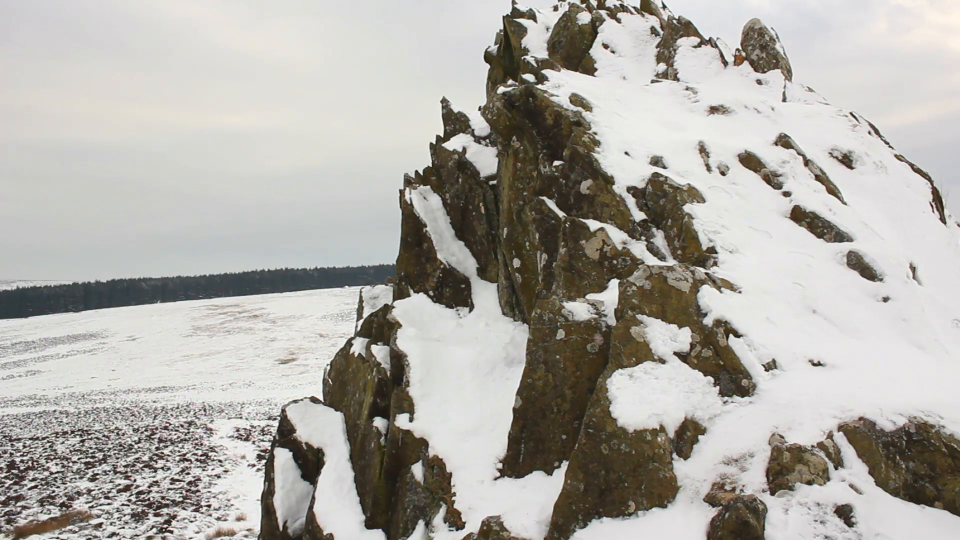
%> input picture Examples/outcrop.png, 1920 x 1080 px (shown at 1/2 size)
$ octave superpix_segment.m   (GNU Octave 9; MATLAB toolbox functions it lacks are replaced by stand-ins)
%> lines starting %> are read from the running program, lines starting %| are printed output that depends on the picture
### Code/heatscatter.m
function outfile = heatscatter(X, Y, outpath, outname, numbins, markersize, marker, plot_colorbar, plot_lsf, xlab, ylab, title)

%%%%%%%%%%%%%%%%%%%%%%%%%%%%%%%%%%%%%%%%%%%%%%%%%%%%%%%%%%%%%%%%%%%%%%%%%%%%%%%%%%%%%%%%%%%%%%%%%%%%%%%%
%% heatscatter(X, Y, outpath, outname, numbins, markersize, marker, plot_colorbar, plot_lsf, xlab, ylab, title)
% mandatory:
%            X                  [x,1] array containing variable X
%            Y                  [y,1] array containing variable Y
%            outpath            path where the output-file should be saved.
%                                leave blank for current working directory
%            outname            name of the output-file. if outname contains
%                                filetype (e.g. png), this type will be used.
%                                Otherwise, a pdf-file will be generated
% optional:
%            numbins            [double], default 50
%                                number if bins used for the
%                                heat3-calculation, thus the coloring
%            markersize         [double], default 10
%                                size of the marker used in the scatter-plot
%            marker             [char], default 'o'
%                                type of the marker used in the scatter-plot
%            plot_colorbar      [double], boolean 0/1, default 1
%                                set whether the colorbar should be plotted
%                                or not
%            plot_lsf           [double], boolean 0/1, default 1
%                                set whether the least-square-fit line
%                                should be plotted or not (together with
%                                the correlation/p-value of the data
%            xlab               [char], default ''
%                                lable for the x-axis
%            ylab               [char], default ''
%                                lable for the y-axis
%            title              [char], default ''
%                                title of the figure
%%%%%%%%%%%%%%%%%%%%%%%%%%%%%%%%%%%%%%%%%%%%%%%%%%%%%%%%%%%%%%%%%%%%%%%%%%%%%%%%%%%%%%%%%%%%%%%%%%%%%%%%


    %%%% mandatory
    if ~exist('X','var') || isempty(X)
        error('Param X is mandatory! --> EXIT!');
    end
    if ~exist('Y','var') || isempty(Y)
        error('Param Y is mandatory! --> EXIT!');
    end
    if ~exist('outpath','var')
        error('Param outpath is mandatory! --> EXIT!');
    end
    if ~exist('outname','var') || isempty(outname)
        error('Param outname is mandatory! --> EXIT!');
    end

    %%%% optional
    if ~exist('numbins','var') || isempty(numbins)
        numbins = 50;
    else
        % force number, not char input
        numbins = str2double(numbins);
    end
    if ~exist('markersize','var') || isempty(markersize)
        markersize = 10;
    else
        % force number, not char input
        markersize = str2double(markersize);
    end
    if ~exist('marker','var') || isempty(marker)
        marker = 'o';
    end
    if ~exist('plot_colorbar','var') || isempty(plot_colorbar)
        plot_colorbar = 1;
    end
    if ~exist('plot_lsf','var') || isempty(plot_lsf)
        plot_lsf = 1;
    end
    if ~exist('xlab','var') || isempty(xlab)
        xlab = '';
    end
    if ~exist('ylab','var') || isempty(ylab)
        ylab = '';
    end
    if ~exist('title','var') || isempty(title)
        title = '';
    end

    [values, centers] = hist3([X Y], [numbins numbins]);

    centers_X = centers{1,1};
    centers_Y = centers{1,2};

    binsize_X = abs(centers_X(2) - centers_X(1)) / 2;
    binsize_Y = abs(centers_Y(2) - centers_Y(1)) / 2;
    bins_X = zeros(numbins, 2);
    bins_Y = zeros(numbins, 2);

    for i = 1:numbins
        bins_X(i, 1) = centers_X(i) - binsize_X;
        bins_X(i, 2) = centers_X(i) + binsize_X;
        bins_Y(i, 1) = centers_Y(i) - binsize_Y;
        bins_Y(i, 2) = centers_Y(i) + binsize_Y;
    end

    scatter_COL = zeros(length(X), 1);

    onepercent = round(length(X) / 100);

    fprintf('Generating colormap...\n');

    for i = 1:length(X)

        if (mod(i,onepercent) == 0)
            fprintf('.');
        end

        last_lower_X = NaN;
        last_higher_X = NaN;
        id_X = NaN;

        c_X = X(i);
        last_lower_X = find(c_X >= bins_X(:,1));
        if (~isempty(last_lower_X))
            last_lower_X = last_lower_X(end);
        else
            last_higher_X = find(c_X <= bins_X(:,2));
            if (~isempty(last_higher_X))
                last_higher_X = last_higher_X(1);
            end
        end
        if (~isnan(last_lower_X))
            id_X = last_lower_X;
        else
            if (~isnan(last_higher_X))
                id_X = last_higher_X;
            end
        end

        last_lower_Y = NaN;
        last_higher_Y = NaN;
        id_Y = NaN;

        c_Y = Y(i);
        last_lower_Y = find(c_Y >= bins_Y(:,1));
        if (~isempty(last_lower_Y))
            last_lower_Y = last_lower_Y(end);
        else
            last_higher_Y = find(c_Y <= bins_Y(:,2));
            if (~isempty(last_higher_Y))
                last_higher_Y = last_higher_Y(1);
            end
        end
        if (~isnan(last_lower_Y))
            id_Y = last_lower_Y;
        else
            if (~isnan(last_higher_Y))
                id_Y = last_higher_Y;
            end
        end

        scatter_COL(i) = values(id_X, id_Y);

    end

    fprintf(' Done!\n');

    fprintf('Plotting...');

    f = figure();
    scatter(X, Y, markersize, scatter_COL, marker);

    if (plot_colorbar)
        colorbar;
    end

    if (plot_lsf)
        [r,p] = corr(X, Y);
        str = {sprintf('corr: %.3f', r), sprintf('pval: %d', p)};
        l = lsline;
        set(l, 'Color', 'k');
        annotation('textbox', [0.14 0.80 0.1 0.1], 'String', str, 'EdgeColor', 'none');
    end

    if (~isempty(xlab))
        xlabel(xlab);
    end
    if (~isempty(ylab))
        ylabel(ylab);
    end
    if (~isempty(title))
        title(title);
    end


    [p,n,r] = fileparts(outname);
    if (isempty(r))
        r = '.pdf';
    end
    outname = strcat(p,n,r);
    outfile = fullfile(outpath, outname);
    %saveas(f, outfile);
    fprintf(' Done!\n');

end

### Code/superpix_segment.m
%%_________________________________________________________________________
%% Multi-channel Superpixel Segmentation & user-guided k-means Clustering
%%_________________________________________________________________________
% for 3-channel images

% V.T. Bickel, September 2017 & January 2019
% valentin.bickel@erdw.ethz.ch
% ETH Zurich / MPS Goettingen

% MIT License
% Copyright (c) 2019 Valentin Tertius Bickel

% Please refer to this routine as:
% Bickel, V.T.
% "Multi-channel Superpixel Segmentation & user-guided k-means Clustering. 2019.

clear
clc

%% Read channels & Inputs
img = im2double(imread('outcrop.png'));
disp('Segmenting with:')
sup_pix = 2000 % number of used super-pixels, ADAPT MANUALLY!

%% Segmentation with Superpixels

img3chan = img(:,:,[1 2 3]);
[L2,NumLabels] = superpixels(img3chan,sup_pix); % careful with superpixels !!!
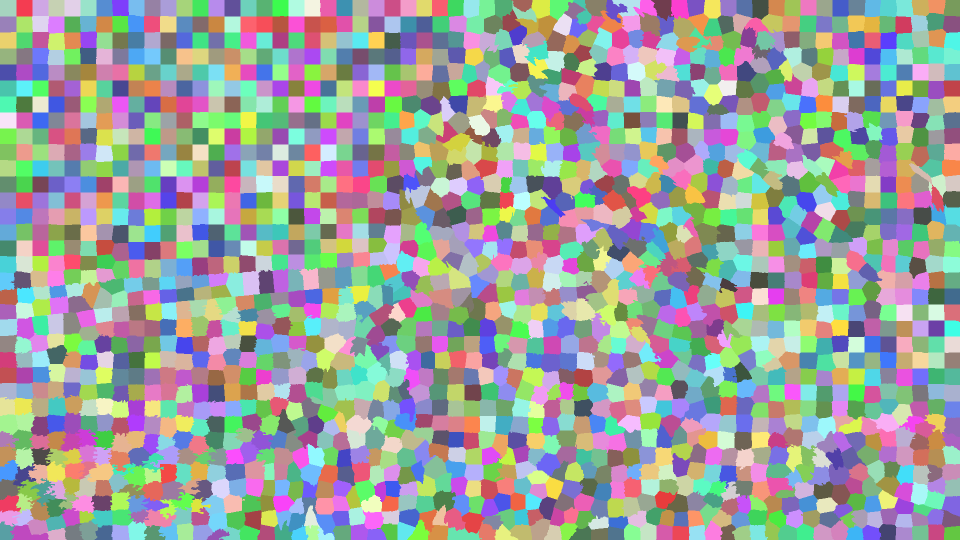
%> L2: size 1080x1920 double (shown at 1/2 size); 2036 distinct labels, from 1 to 2036; one colour per label, 0 black
%> NumLabels = 2036
L = mod(L2,256);
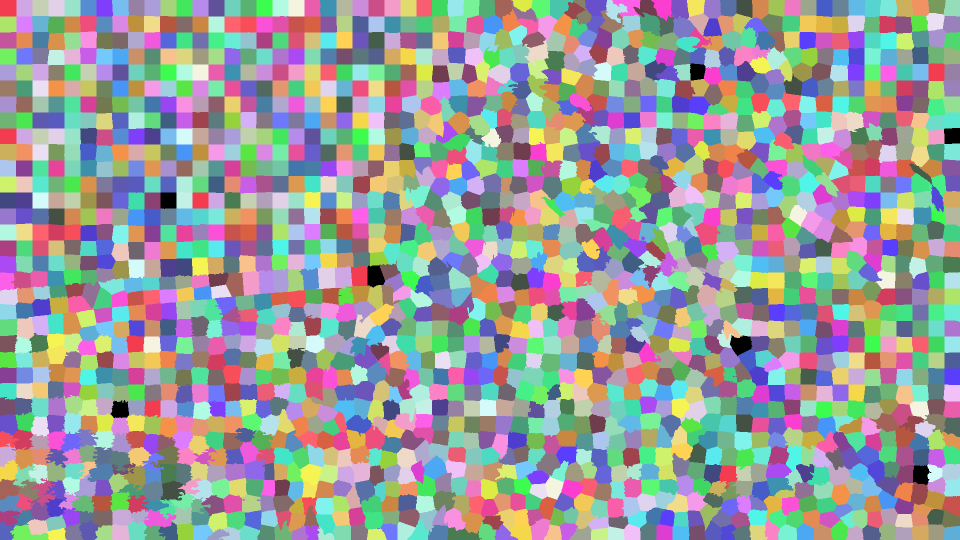
%> L: size 1080x1920 double (shown at 1/2 size); 256 distinct labels, from 0 to 255; one colour per label, 0 black

figure
imshow(img); title("Original")

figure
BW = boundarymask(L);
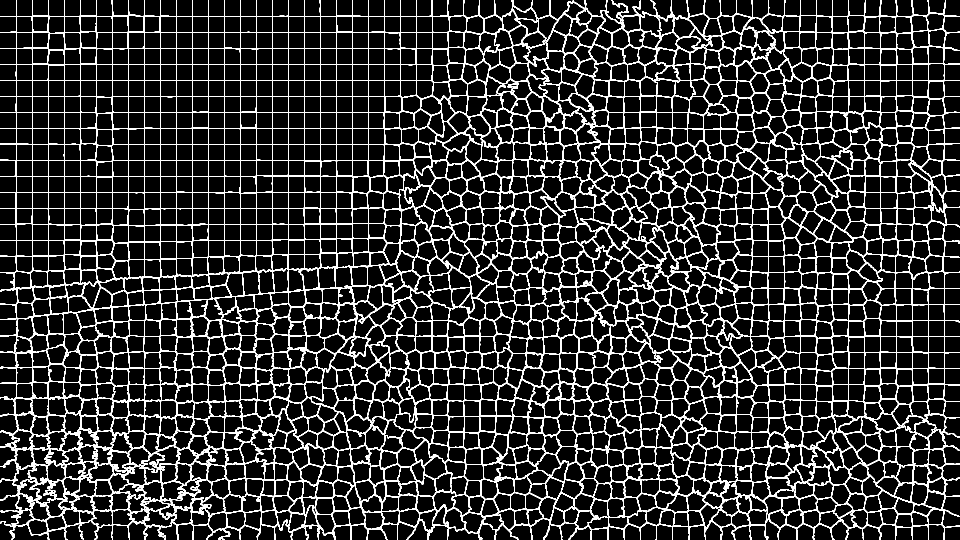
%> BW: size 1080x1920 logical (shown at 1/2 size); 14.7% white in thin lines or dots
imshow(imoverlay(img3chan,BW,'red'),'InitialMagnification',sup_pix)
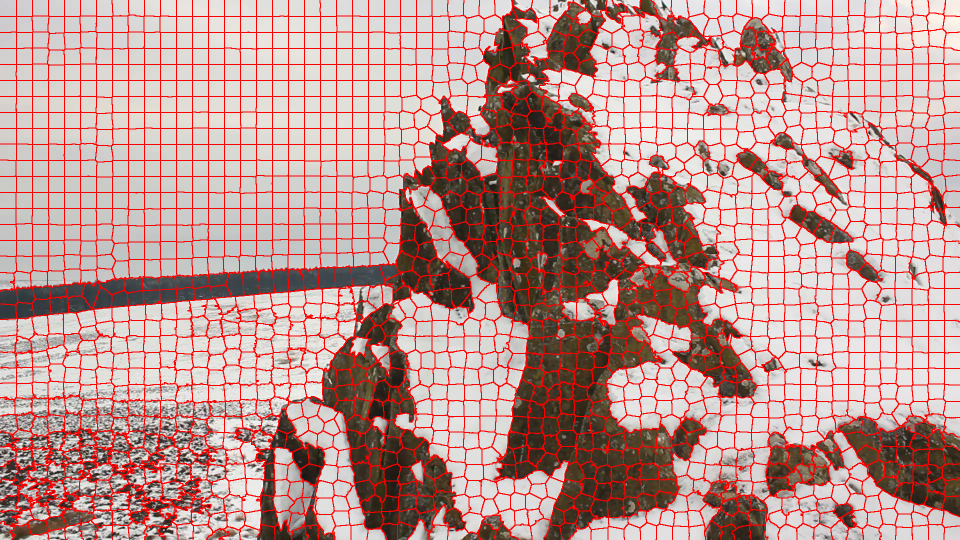
%> displayed picture: size 1080x1920x3, on the screen's scale of 0 to 255 (shown at 1/2 size); mean R, G, B 188.2, 148.2, 143.4

output = zeros(size(img3chan),'like',img3chan);
%> output: size 1080x1920x3 double; every value is 0
idx = label2idx(L2);
%> idx = 2036 items
numRows = size(img3chan,1);
%> numRows = 1080
numCols = size(img3chan,2);
%> numCols = 1920
for labelVal = 1:NumLabels
    redIdx = idx{labelVal};
    greenIdx = idx{labelVal}+numRows*numCols;
    blueIdx = idx{labelVal}+2*numRows*numCols;
    output(redIdx) = median(img3chan(redIdx));
    output(greenIdx) = median(img3chan(greenIdx));
    output(blueIdx) = median(img3chan(blueIdx));
end
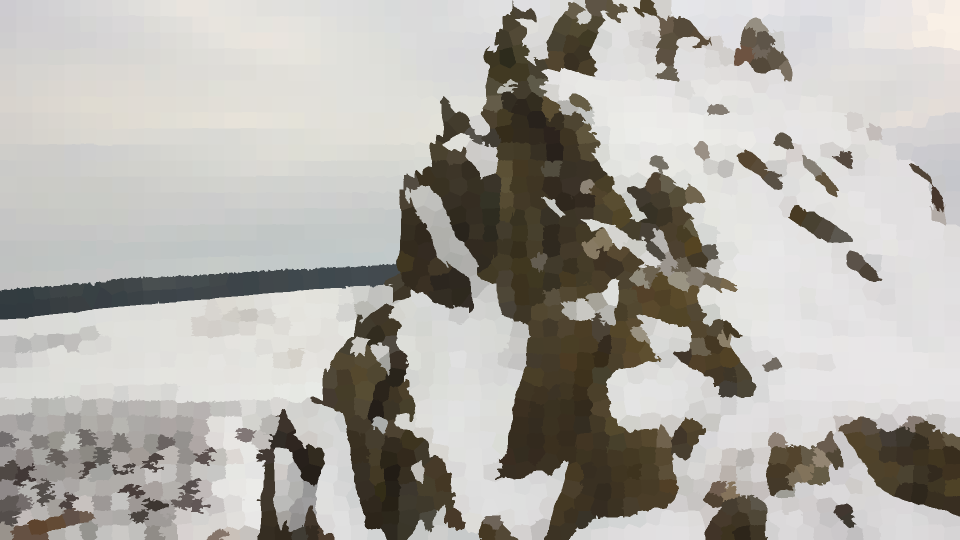
%> output: size 1080x1920x3 double (shown at 1/2 size); mean R, G, B 0.692, 0.681, 0.658

figure
imshow(output,'InitialMagnification',sup_pix); title("Superpixel Median")
%imwrite(output,'segmented_image.tif','Compression','None');

%% User-guided k-means Clustering
red = output(:,:,1);
green = output(:,:,2);
blue = output(:,:,3);
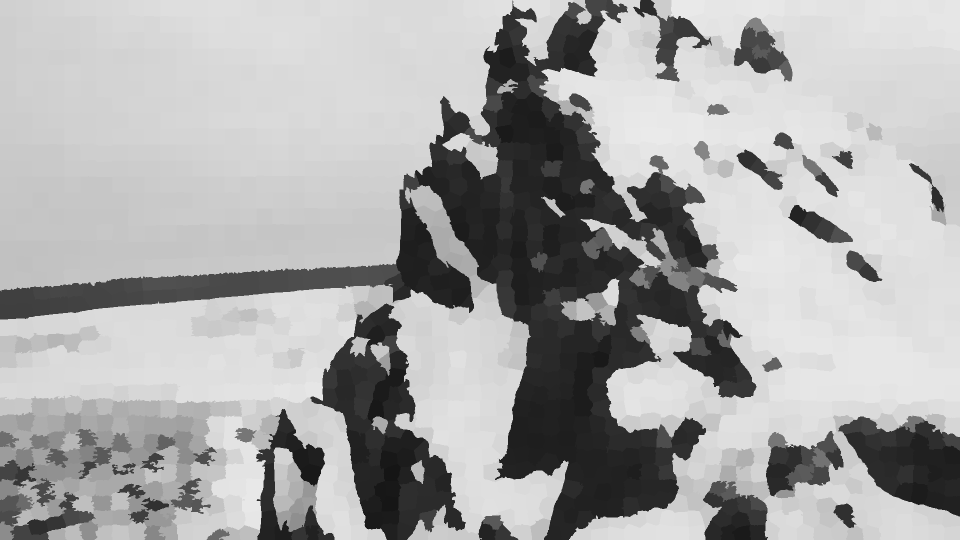
%> blue: size 1080x1920 double (shown at 1/2 size); min 0.0824, max 0.918, mean 0.658

figure
subplot(2,3,1); imshow(red); title("RED")
subplot(2,3,2); imshow(green); title("GREEN")
subplot(2,3,3); imshow(blue); title("BLUE")
subplot(2,3,4); imagesc(red); colormap hot
subplot(2,3,5); imagesc(green); colormap hot
subplot(2,3,6); imagesc(blue); colormap hot

clusters = input('Select number of clusters:');
%> the answer given: 1

figure
heatscatter(red(:),green(:),'.','density_plot.png','20','100','.')
%> in heatscatter, `[values, centers] = hist3([X Y], [numbins numbins]);`:
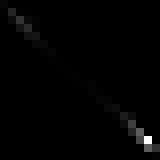
%> values: size 20x20 double (shown 8 times larger); min 0, max 500169, mean 5184; drawn with min black and max white
%> in heatscatter, `[values, centers] = hist3([X Y], [numbins numbins]);`: centers = 2 items
%> in heatscatter, `centers_X = centers{1,1};`: centers_X = 20 values from 0.154 to 0.955
%> in heatscatter, `centers_Y = centers{1,2};`: centers_Y = 20 values from 0.131 to 0.92
%> in heatscatter, `binsize_X = abs(centers_X(2) - centers_X(1)) / 2;`: binsize_X = 0.0211
%> in heatscatter, `binsize_Y = abs(centers_Y(2) - centers_Y(1)) / 2;`: binsize_Y = 0.0208
%> after the loop in heatscatter, `for i = 1:numbins`: bins_X = 20 rows, first 12: [0.133 0.175; 0.175 0.218; 0.218 0.26; 0.26 0.302; 0.302 0.344; 0.344 0.386; 0.386 0.428; 0.428 0.471; 0.471 0.513; 0.513 0.555; 0.555 0.597; 0.597 0.639]; bins_Y = 20 rows, first 12: [0.11 0.151; 0.151 0.193; 0.193 0.235; 0.235 0.276; 0.276 0.318; 0.318 0.359; 0.359 0.401; 0.401 0.442; 0.442 0.484; 0.484 0.525; 0.525 0.567; 0.567 0.609]
%> (the run ends here)
